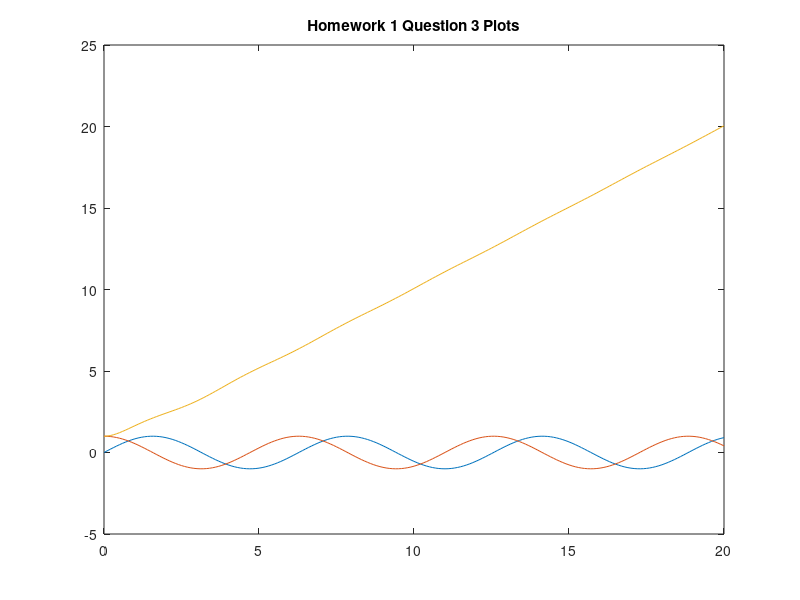

The MATLAB source for this figure:
%Timothy Roche
%Question 3 HW 1
%Weapon Systems

x = 0:0.1:20;
y = zeros(1,numel(x));
z = zeros(1,numel(x));
w = zeros(1,numel(x));

for i = 1:numel(x)
    y(i) = sin(x(i));
    z(i) = cos(x(i));
    w(i) = sqrt(x(i)^2 + (y(i)^2 + 1)); 
end

plot(x, y);
title("Homework 1 Question 3 Plots");
hold on
plot(x, z);
plot(x, w);
hold off

